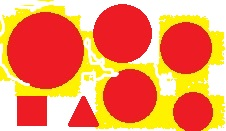
//> input picture picture/2.jpg, 226 x 131 px
$ ./main -i=../picture/2.jpg   (built with g++ and OpenCV 4)
//> lines starting //> are read from the running program, lines starting //| are printed output that depends on the picture; after the words box and inside, x2 and y2 are one past the last pixel; in counts of white or black regions, pixels touching at a corner belong together
### src/filter.cpp
#include <iostream>
#include <opencv2/imgproc.hpp>
#include <opencv2/highgui.hpp>
#include <string>
#include <iomanip>
#include <fstream>
#include <conio.h>
#include <vector>

using namespace std;
using namespace cv;


// [35 lines left out: functions Find_Max, Find_Min, ClearFile, MaxDiff, not called in this run]

int Out_Threshold(Mat image) {
	uchar min = image.at<uchar>(0, 0);
	uchar max = image.at<uchar>(0, 0);
	for (int i = 0; i < image.rows; i++) {
		for (int j = 0; j < image.cols; j++) {
			min = min > image.at<uchar>(i, j) ? image.at<uchar>(i, j) : min;
			max = max < image.at<uchar>(i, j) ? image.at<uchar>(i, j) : max;
		}
	}
	int hist_size = max - min + 1;
	int* hist = new int[hist_size];

	for (int i = 0; i < hist_size; i++) {
		hist[i] = 0;
	}

	for (int i = 0; i < image.rows; i++) {
		for (int j = 0; j < image.cols; j++) {
			hist[image.at<uchar>(i, j) - min]++;
		}
	}

	int m = 0;
	int n = 0;

	for (int i = 0; i <= max - min; i++) {
		m += i * hist[i];
		n += hist[i];
	}

	float maxSigma = -1;
	int threshold = 0;

	int alpha1 = 0;
	int beta1 = 0;

	for (int i = 0; i < max - min; i++) {
		alpha1 += i * hist[i];
		beta1 += hist[i];
		float w1 = (float)beta1 / n;
		float a = (float)alpha1 / beta1 - (float)(m - alpha1) / (n - beta1);
		float sigma = w1 * (1 - w1) * a * a;
		if (sigma > maxSigma) {
			maxSigma = sigma;
			threshold = i;
		}
	}


	return threshold += min;
}

Mat hist_intensity(Mat img, int porog) {
	int gist_intensity[256];
	for (int i = 0; i < 256; i++)
		gist_intensity[i] = 0;
	int Max_value = 0;;
	for (int i = 0; i < img.rows; i++) {
		for (int j = 0; j < img.cols; j++) {
			gist_intensity[img.at<uchar>(i, j)]++;
		}
	}
	for (int i = 0; i < 256; i++)
		if (gist_intensity[i] > Max_value)
			Max_value = gist_intensity[i];
	while (Max_value > 700) {
		for (int i = 0; i < 256; i++) {
			gist_intensity[i] /= 2;
		}
		Max_value /= 2;
	}
	Point p(0, Max_value);
	Mat result(Max_value, 1290, CV_8UC3);
	for (int i = 0; i < 256; i++) {
		if (gist_intensity[i] > 1)
		{
			line(result, p, Point(p.x, result.rows - gist_intensity[i]), Scalar(255, 255, 255), 2);
			p.x += 5;
		}
	}
	line(result, Point(porog * 5, 5), Point(porog * 5 + 2, Max_value), Scalar(0, 0, 255), 5);
	return result;
}

Mat Make_Otsu(Mat source,int &tmp) {
	Mat gray_s;
	GaussianBlur(source, source, Size(3, 3), 0);
	cvtColor(source, gray_s, COLOR_BGR2GRAY);
	int threshold = Out_Threshold(gray_s);
	tmp = threshold;
	bool flag = threshold > 127 ? true : false;
	for (int i = 0; i < gray_s.rows; i++) {
		for (int j = 0; j < gray_s.cols; j++) {
			if (flag) {
				gray_s.at<uchar>(i, j) = gray_s.at<uchar>(i, j) < threshold ? 255 : 0;
			}
			else {
				gray_s.at<uchar>(i, j) = gray_s.at<uchar>(i, j) > threshold ? 255 : 0;
			}
		}
	}
	return gray_s;
}

// [9 lines left out: function Make_Otsu_Main, not called in this run]

int Second_Iter(Mat& img, int x, int y, Moments& m, double x_lined, double y_lined) {
	if (x < 0 || y < 0 || x >= img.rows || y >= img.cols)return 0;
	if (img.at<uchar>(x, y) != 254) {
		return 0;
	}
	m.mu02 += pow((x - x_lined), 2);
	m.mu03 += pow((x - x_lined), 3);
	m.mu11 += (x - x_lined) * (y - y_lined);
	m.mu12 += (x - x_lined) * (y - y_lined) * (x - x_lined);
	m.mu20 += (y - y_lined) * (y - y_lined);
	m.mu21 += (x - x_lined) * (y - y_lined) * (y - y_lined);
	m.mu30 += pow((y - y_lined), 3);
	img.at<uchar>(x, y) = 0;
	Second_Iter(img, x + 1, y, m, x_lined, y_lined);
	Second_Iter(img, x - 1, y, m, x_lined, y_lined);
	Second_Iter(img, x, y + 1, m, x_lined, y_lined);
	Second_Iter(img, x, y - 1, m, x_lined, y_lined);
}

int Fill_Img(Mat& img, int x, int y, Moments& m) {
	if (x < 0 || y < 0 || x >= img.rows || y >= img.cols)return 0;
	if (img.at<uchar>(x, y) != 255)return 0;
	m.m00++;
	m.m10 += y;
	m.m01 += x;
	img.at<uchar>(x, y) = 254;
	Fill_Img(img, x + 1, y, m);
	Fill_Img(img, x - 1, y, m);
	Fill_Img(img, x, y + 1, m);
	Fill_Img(img, x, y - 1, m);
}

int Find_Regions(Mat img, vector<Moments>& mom, vector<vector<double>>& hum) {
	Mat clone = img.clone();
	int count = 0;
	vector<Moments> moments;
	for (int i = 0; i < clone.rows; ++i) {
		for (int j = 0; j < clone.cols; ++j) {
			if (clone.at<uchar>(i, j) == 255) {
				Moments curr;
				count++;
				Fill_Img(clone, i, j, curr);

				double y_lined = curr.m10 / curr.m00;
				double x_lined = curr.m01 / curr.m00;
				Second_Iter(clone, i, j, curr, x_lined, y_lined);
				curr.nu02 = curr.mu02 / pow(curr.m00, 2);
				curr.nu03 = curr.mu03 / pow(curr.m00, 2.5);
				curr.nu11 = curr.mu11 / pow(curr.m00, 2);
				curr.nu12 = curr.mu12 / pow(curr.m00, 2.5);
				curr.nu20 = curr.mu20 / pow(curr.m00, 2);
				curr.nu21 = curr.mu21 / pow(curr.m00, 2.5);
				curr.nu30 = curr.mu30 / pow(curr.m00, 2.5);
				moments.push_back(curr);
			}
		}
	}
	vector<vector<double>> hu;
	for (int i = 0; i < moments.size(); ++i) {
		double humoments[7];
		humoments[0] = moments[i].nu20 + moments[i].nu02;
		humoments[1] = pow(moments[i].nu20 - moments[i].nu02, 2) + 4 * pow(moments[i].nu11, 2);
		humoments[2] = pow(moments[i].nu30 - 3 * moments[i].nu12, 2) + (3 * moments[i].nu21 - moments[i].nu03, 2);
		humoments[3] = pow(moments[i].nu30 + moments[i].nu12, 2) + pow(moments[i].nu21 + moments[i].nu03, 2);
		humoments[4] = (moments[i].nu30 - 3 * moments[i].nu12) * (moments[i].nu30 + moments[i].nu12) * (pow(moments[i].nu30 + moments[i].nu12, 2) - 3 * pow(moments[i].nu21 + moments[i].nu03, 2)) + (3 * moments[i].nu21 - moments[i].nu03) * (moments[i].nu21 + moments[i].nu03) * (3 * pow(moments[i].nu30 + moments[i].nu12, 2) - pow(moments[i].nu21 + moments[i].nu03, 2));
		humoments[5] = (moments[i].nu20 - moments[i].nu02) * (pow(moments[i].nu30 + moments[i].nu12, 2) - pow(moments[i].nu21 - moments[i].nu03, 2)) + 4 * moments[i].nu11 * (moments[i].nu30 + moments[i].nu12) * (moments[i].nu21 + moments[i].nu03);
		humoments[6] = (3 * moments[i].nu21 - moments[i].nu03) * (moments[i].nu21 + moments[i].nu03) * (3 * pow(moments[i].nu30 + moments[i].nu12, 2) - pow(moments[i].nu21 + moments[i].nu03, 2)) - (moments[i].nu30 - 3 * moments[i].nu12) * (moments[i].nu21 + moments[i].nu03) * (3 * pow(moments[i].nu30 + moments[i].nu12, 2) - pow(moments[i].nu21 + moments[i].nu03, 2));
		vector<double> h;
		for (int j = 0; j < 7; ++j) {
			cout << humoments[j] << " ";
			h.push_back(humoments[j]);
		}
		cout << endl;
		hu.push_back(h);
	}
	mom = moments;
	hum = hu;
	return count;
}

### samples/main.cpp
#pragma comment(linker, "/STACK:4294967296")

#include "filter.cpp"
#include <conio.h>
const char* cmdOptions =
"{ i  image         | <none> | image to process        }"
"{ q ? help usage   | <none> | print help message      }";


void main(int argc,char** argv) {

	CommandLineParser parser(argc, argv, cmdOptions);
	//string path_to_image(parser.get<String>("C:\\Users\\aaron\\OneDrive\\Рабочий стол\\OU-build\\samples\\lobachevsky.jpg"));

	Mat image = imread("../../OU/picture/2.jpg");
//> image is the input picture: 131 rows x 226 cols, CV_8UC3; mean B, G, R 89.9, 140.3, 242.8
	int porog;
	namedWindow("Win1", WINDOW_NORMAL);
	namedWindow("adgadg", WINDOW_NORMAL);
	namedWindow("Porog", WINDOW_NORMAL);
	Mat por = Make_Otsu(image, porog);
//> in Make_Otsu, `GaussianBlur(source, source, Size(3, 3), 0);`:
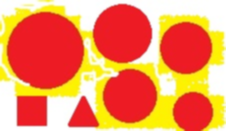
//> source: 131 rows x 226 cols, CV_8UC3; mean B, G, R 89.9, 140.3, 242.8
//> in Make_Otsu, `cvtColor(source, gray_s, COLOR_BGR2GRAY);`:
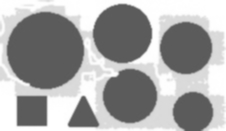
//> gray_s: 131 rows x 226 cols, CV_8UC1; min 89, max 255, mean 165.3
//> in Out_Threshold, `uchar min = image.at<uchar>(0, 0);`: min = 255
//> the loop in Out_Threshold, `for (int i = 0; i < image.rows; i++)` made 131 passes
//> min on passes 1 to 8: 220, 220, 220, 207, 129, 91, 90, 90
//> after the loop in Out_Threshold, `for (int i = 0; i < image.rows; i++)`: min = 89; max = 255
//> in Out_Threshold, `int hist_size = max - min + 1;`: hist_size = 167
//> the loop in Out_Threshold, `for (int i = 0; i <= max - min; i++)` made 167 passes
//> (m, n) on passes 1 to 3: (0, 4), (408, 412), (24050, 12233)
//> after the loop in Out_Threshold, `for (int i = 0; i <= max - min; i++)`: m = 2258200; n = 29606
//> the loop in Out_Threshold, `for (int i = 0; i < max - min; i++)` made 166 passes
//> (alpha1, beta1, w1, a, sigma, maxSigma) on passes 1 to 8: (0, 4, 0.000135, -76.29, 0.786, 0.786), (408, 412, 0.0139, -76.35, 79.99, 79.99), (24050, 12233, 0.413, -126.6, 3888.1, 3888.1), (26534, 13061, 0.441, -132.9, 4351.4, 4351.4), (26742, 13113, 0.443, -133.3, 4381.6, 4381.6), (26747, 13114, 0.443, -133.3, 4382.1, 4382.1), (26759, 13116, 0.443, -133.3, 4383.3, 4383.3), (26766, 13117, 0.443, -133.3, 4383.8, 4383.8)
//> after the loop in Out_Threshold, `for (int i = 0; i < max - min; i++)`: alpha1 = 1875736; beta1 = 27302; maxSigma = 4890.6; threshold = 75
//> in Make_Otsu, `int threshold = Out_Threshold(gray_s);`: threshold = 164
//> in Make_Otsu, `bool flag = threshold > 127 ? true : false;`: flag = true
//> after the loop in Make_Otsu, `for (int i = 0; i < gray_s.rows; i++)`:
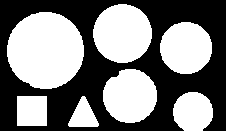
//> gray_s: 131 rows x 226 cols, CV_8UC1; 49.1% white; 7 white regions, largest, box (x1, y1, x2, y2) and area: (7, 12, 84, 89) 4657, (93, 4, 152, 63) 2721, (103, 69, 157, 123) 2279
//> porog = 164
	imshow("Win1", image);
	imshow("Porog", hist_intensity(image, porog));
//> after the loop in hist_intensity, `for (int i = 0; i < img.rows; i++)`: gist_intensity = 256 values, max 4444 at index 255, min 0 at index 71, mean 115.6
//> the loop in hist_intensity, `for (int i = 0; i < 256; i++)` made 256 passes
//> Max_value on passes 1, 2, 3, 27, 28, 256: 36, 80, 103, 341, 3191, 4444
//> after the loop in hist_intensity, `for (int i = 0; i < 256; i++)`: Max_value = 4444
//> the loop in hist_intensity, `while (Max_value > 700)` made 3 passes
//> Max_value on passes 1 to 3: 2222, 1111, 555
//> after the loop in hist_intensity, `while (Max_value > 700)`: gist_intensity = 256 values, max 555 at index 255, min 0 at index 51, mean 14.01; Max_value = 555
//> in hist_intensity, `Point p(0, Max_value);`: p = Point(0, 555)
//> after the loop in hist_intensity, `for (int i = 0; i < 256; i++)`:
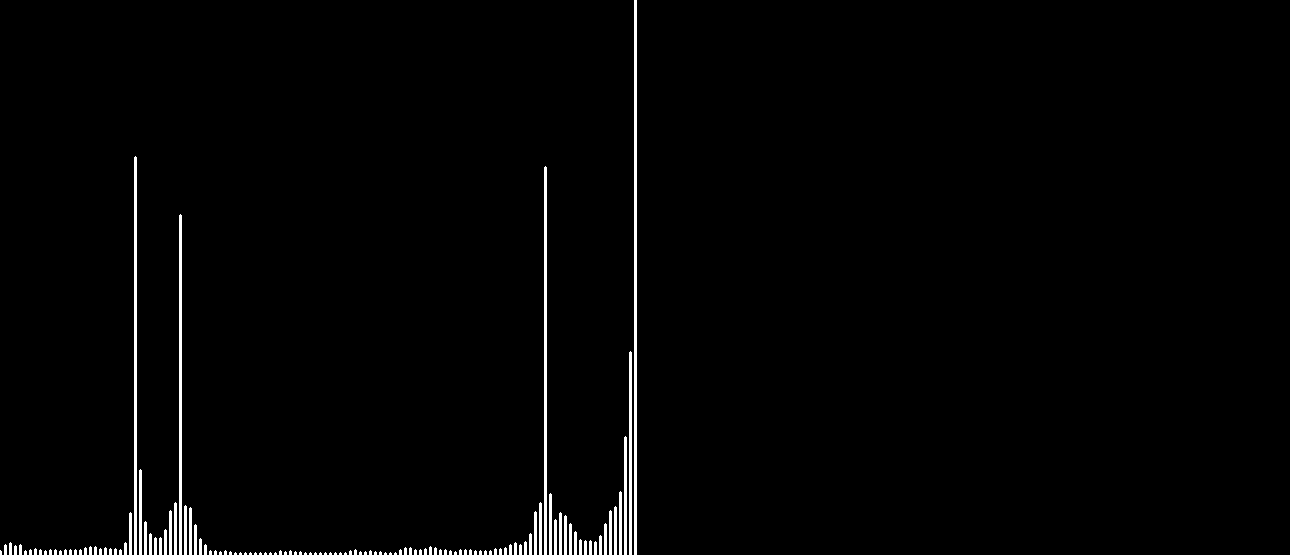
//> result: 555 rows x 1290 cols, CV_8UC3; 1.5% white; 128 white regions (72 under 20 px), largest, box (x1, y1, x2, y2) and area: (634, 0, 637, 555) 1665, (134, 156, 137, 555) 1195, (544, 166, 547, 555) 1165
//> in hist_intensity, `line(result, Point(porog * 5, 5), Point(porog * 5 + 2, Max_value), Sca..`:
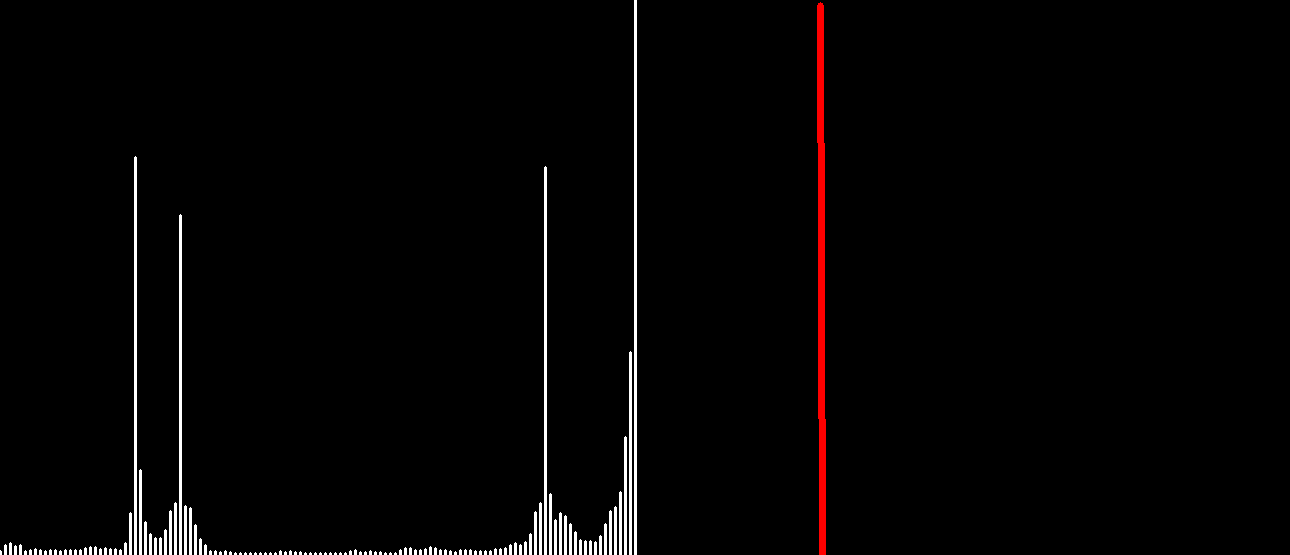
//> result: 555 rows x 1290 cols, CV_8UC3; 0.54% of pixels changed, all inside (x1, y1, x2, y2) = (817, 2, 826, 555)
	vector<Moments> moments;
	vector<vector<double>> hu;
	cout << Find_Regions(por,moments,hu) << endl;
//> the loop in Find_Regions, `for (int i = 0; i < clone.rows; ++i)` made 131 passes
//> count on passes 1 to 8: 0, 0, 0, 0, 1, 1, 1, 1
//> the loop in Find_Regions, `for (int i = 0; i < moments.size(); ++i)` made 7 passes
//| 7

	for (int i = 0; i < moments.size(); ++i) {
		putText(por,to_string(i + 1), Point(moments[i].m10 / moments[i].m00, moments[i].m01 / moments[i].m00), FONT_ITALIC, 0.5, uchar(150));
		cout << "Object " + to_string(i + 1) + " size:" << moments[i].m00 << endl;
		cout << "Center of object " + to_string(i + 1) + ":" << Point(moments[i].m10 / moments[i].m00, moments[i].m01 / moments[i].m00) << endl;
	}
//> this loop made 7 passes
//| Object 1 size:2721
//| Center of object 1:[122, 33]
//| Object 2 size:4657
//| Center of object 2:[45, 49]
//| Object 3 size:2138
//| Center of object 3:[185, 47]
//> (the first 6 of 10 printed lines)
//> (output is shown up to pass 5 of 7)
//> pass 3, `putText(por,to_string(i + 1), Point(moments[i].m10 / moments[i].m00, m..`:
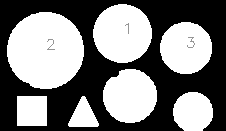
//> por: 131 rows x 226 cols, CV_8UC1; min 0, max 255, mean 124.9
//> after the loop:
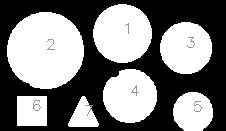
//> por: 131 rows x 226 cols, CV_8UC1; 0.33% of pixels changed, all inside (x1, y1, x2, y2) = (33, 85, 202, 116)
	for (int i = 0; i < hu.size(); ++i) {
		cout << "Hu vector " + to_string(i + 1) + ":" << endl;
		for (auto j = hu[i].begin(); j != hu[i].end(); ++j) {
			cout << *j << " ";
		}
		cout << endl;
	}
	imshow("adgadg", por);

	waitKey();
}

$ run again, with picture/3.jpg copied over picture/2.jpg
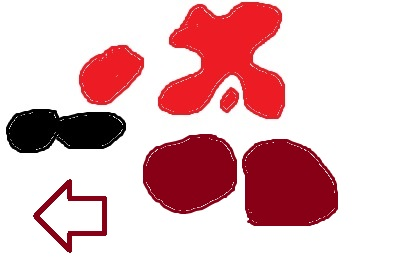
//> input picture picture/3.jpg, 413 x 274 px
//> image is the input picture: 274 rows x 413 cols, CV_8UC3; mean B, G, R 193.8, 190.2, 228
//> in Out_Threshold, `uchar min = image.at<uchar>(0, 0);`: min = 255
//> the loop in Out_Threshold, `for (int i = 0; i < image.rows; i++)` made 274 passes
//> min on passes 1 to 3: 242, 203, 127
//> after the loop in Out_Threshold, `for (int i = 0; i < image.rows; i++)`: min = 0; max = 255
//> hist_size = 256
//> the loop in Out_Threshold, `for (int i = 0; i <= max - min; i++)` made 256 passes
//> (m, n) on passes 1 to 3: (0, 2141), (587, 2728), (1189, 3029)
//> after the loop in Out_Threshold, `for (int i = 0; i <= max - min; i++)`: m = 22850593; n = 113162
//> the loop in Out_Threshold, `for (int i = 0; i < max - min; i++)` made 255 passes
//> (alpha1, beta1, w1, a, sigma, maxSigma) on passes 1 to 8: (0, 2141, 0.0189, -205.8, 786.3, 786.3), (587, 2728, 0.0241, -206.7, 1005.1, 1005.1), (1189, 3029, 0.0268, -207.1, 1117.1, 1117.1), (1375, 3091, 0.0273, -207.1, 1140, 1140), (1423, 3103, 0.0274, -207.1, 1144.4, 1144.4), (1468, 3112, 0.0275, -207.2, 1147.7, 1147.7), (1480, 3114, 0.0275, -207.2, 1148.4, 1148.4), (1529, 3121, 0.0276, -207.2, 1150.9, 1150.9)
//> the loop in hist_intensity, `while (Max_value > 700)` made 7 passes
//> in hist_intensity, `line(result, Point(porog * 5, 5), Point(porog * 5 + 2, Max_value), Sca..`:
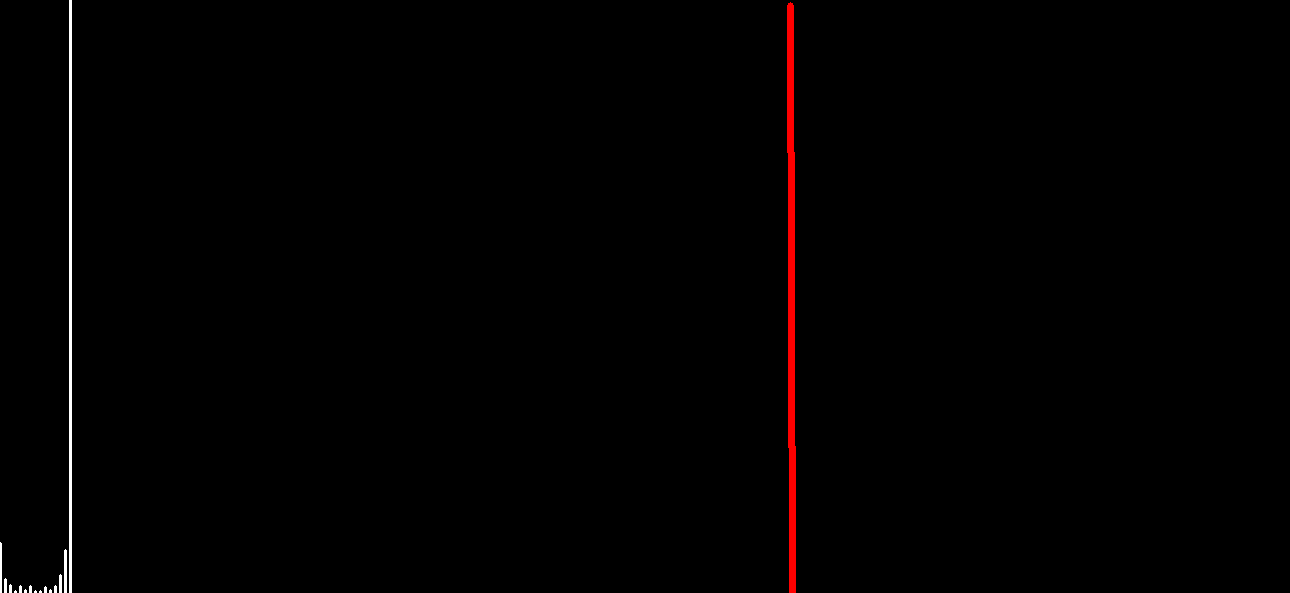
//> result: 593 rows x 1290 cols, CV_8UC3; mean B, G, R 0.8, 0.8, 2.1
//> the loop in Find_Regions, `for (int i = 0; i < moments.size(); ++i)` made 7 passes
//| 7
//> the loop `for (int i = 0; i < moments.size(); ++i)` made 7 passes
//| Object 1 size:9254
//| Center of object 1:[226, 59]
//| Object 2 size:2660
//| Center of object 2:[109, 73]
//| Object 3 size:321
//| Center of object 3:[228, 99]
//> (the first 6 of 10 printed lines)
//> (output is shown up to pass 5 of 7)
//> after the loop `for (int i = 0; i < moments.size(); ++i)`:
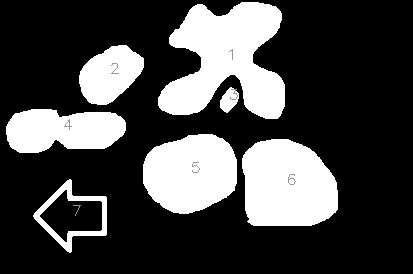
//> por: 274 rows x 413 cols, CV_8UC1; min 0, max 255, mean 68.6
//> the loop `for (int i = 0; i < hu.size(); ++i)` made 7 passes
//| Hu vector 1:
//| Hu vector 2:
//| Hu vector 3:
//| Hu vector 4:
//| Hu vector 5:
//> (output is shown up to pass 5 of 7)

$ run again, with picture/4.jpg copied over picture/2.jpg
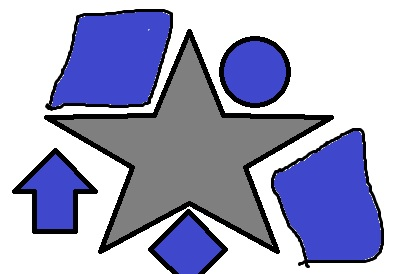
//> input picture picture/4.jpg, 413 x 274 px
//> image is the input picture: 274 rows x 413 cols, CV_8UC3; mean B, G, R 198.3, 168.4, 166.6
//> in Out_Threshold, `uchar min = image.at<uchar>(0, 0);`: min = 255
//> the loop in Out_Threshold, `for (int i = 0; i < image.rows; i++)` made 274 passes
//> min on passes 1 to 3: 254, 254, 254
//> after the loop in Out_Threshold, `for (int i = 0; i < image.rows; i++)`: min = 0; max = 255
//> hist_size = 256
//> the loop in Out_Threshold, `for (int i = 0; i <= max - min; i++)` made 256 passes
//> (m, n) on passes 1 to 3: (0, 452), (2796, 3248), (4874, 4287)
//> after the loop in Out_Threshold, `for (int i = 0; i <= max - min; i++)`: m = 19386932; n = 113162
//> the loop in Out_Threshold, `for (int i = 0; i < max - min; i++)` made 255 passes
//> (alpha1, beta1, w1, a, sigma, maxSigma) on passes 1 to 8: (0, 452, 0.00399, -172, 117.7, 117.7), (2796, 3248, 0.0287, -175.5, 858.6, 858.6), (4874, 4287, 0.0379, -176.9, 1140.4, 1140.4), (5378, 4455, 0.0394, -177.1, 1185.9, 1185.9), (5506, 4487, 0.0397, -177.1, 1194.5, 1194.5), (5586, 4503, 0.0398, -177.1, 1198.8, 1198.8), (5658, 4515, 0.0399, -177.1, 1201.9, 1201.9), (6225, 4596, 0.0406, -177.2, 1223, 1223)
//> the loop in hist_intensity, `while (Max_value > 700)` made 7 passes
//> in hist_intensity, `line(result, Point(porog * 5, 5), Point(porog * 5 + 2, Max_value), Sca..`:
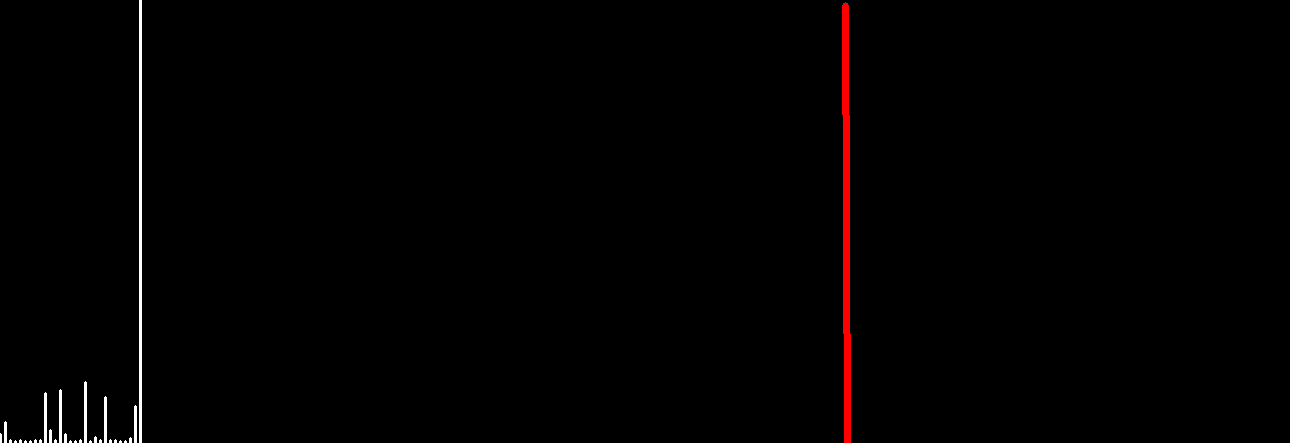
//> result: 443 rows x 1290 cols, CV_8UC3; mean B, G, R 1.1, 1.1, 2.4
//> the loop in Find_Regions, `for (int i = 0; i < moments.size(); ++i)` made 5 passes
//| 5
//> the loop `for (int i = 0; i < moments.size(); ++i)` made 5 passes
//| Object 1 size:9649
//| Center of object 1:[113, 59]
//| Object 2 size:27003
//| Center of object 2:[188, 164]
//| Object 3 size:4098
//| Center of object 3:[254, 71]
//> (the first 6 of 10 printed lines)
//> after the loop `for (int i = 0; i < moments.size(); ++i)`:
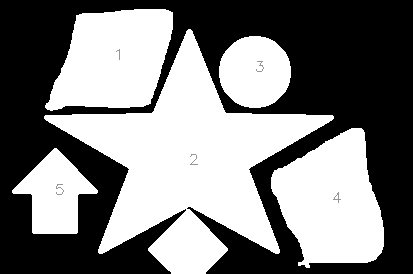
//> por: 274 rows x 413 cols, CV_8UC1; min 0, max 255, mean 125.1
//> the loop `for (int i = 0; i < hu.size(); ++i)` made 5 passes
//| Hu vector 1:
//| Hu vector 2:
//| Hu vector 3:
//| Hu vector 4:
//| Hu vector 5:
